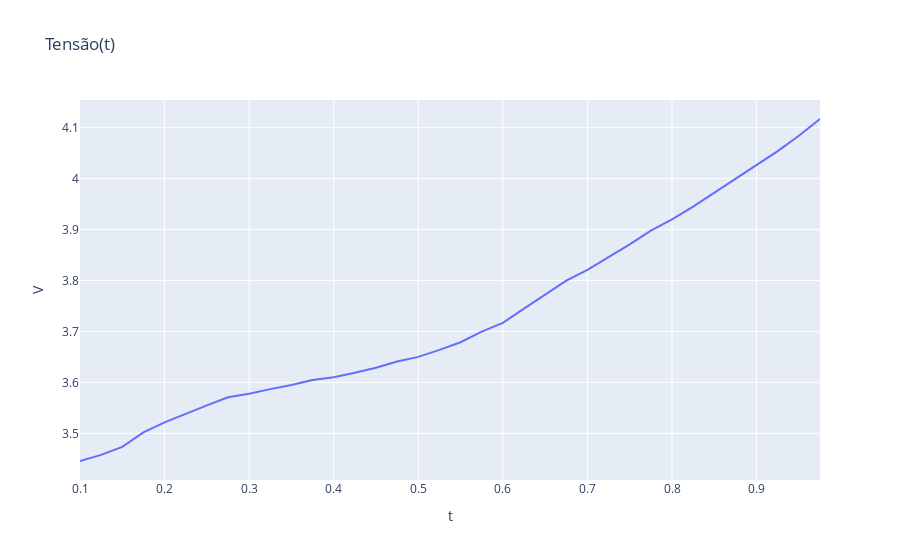

Notebook code for this chart:
### Code cell
df_xy = pd.DataFrame(data=list(zip(x, v, OCV, R0, R1, R2, C1, C2)), columns = ['t', 'V', 'OCV', 'R0', 'R1', 'R2', 'C1', 'C2']) 
fig = px.line(df_xy, x="t", y="V", title='Tensão(t)')
fig.show()

### Figure 1 — Plotly figure (JSON) as saved in the notebook; plotly's stock layout.template omitted (floating-point values rounded to 4 significant figures)
{"data": [{"hovertemplate": "t=%{x}<br>V=%{y}<extra></extra>", "legendgroup": "", "line": {"color": "#636efa", "dash": "solid"}, "marker": {"symbol": "circle"}, "mode": "lines", "name": "", "orientation": "v", "showlegend": false, "type": "scatter", "x": [0.1, 0.125, 0.15, 0.175, 0.2, 0.225, 0.25, 0.275, 0.3, 0.325, 0.35, 0.375, 0.4, 0.425, 0.45, 0.475, 0.5, 0.525, 0.55, 0.575, 0.6, 0.625, 0.65, 0.675, 0.7, 0.725, 0.75, 0.775, 0.8, 0.825, 0.85, 0.875, 0.9, 0.925, 0.95, 0.975], "xaxis": "x", "y": [3.446, 3.458, 3.473, 3.502, 3.521, 3.539, 3.555, 3.571, 3.578, 3.587, 3.595, 3.605, 3.61, 3.619, 3.629, 3.641, 3.65, 3.664, 3.679, 3.7, 3.717, 3.745, 3.773, 3.8, 3.821, 3.846, 3.871, 3.898, 3.92, 3.945, 3.972, 4.0, 4.026, 4.054, 4.084, 4.117], "yaxis": "y"}], "layout": {"legend": {"tracegroupgap": 0}, "title": {"text": "Tensão(t)"}, "xaxis": {"anchor": "y", "domain": [0, 1], "title": {"text": "t"}}, "yaxis": {"anchor": "x", "domain": [0, 1], "title": {"text": "V"}}}}
